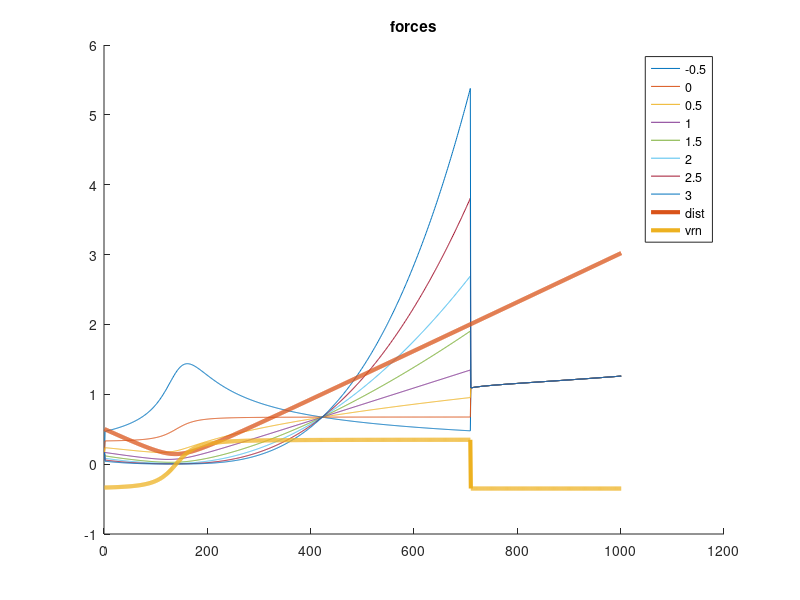
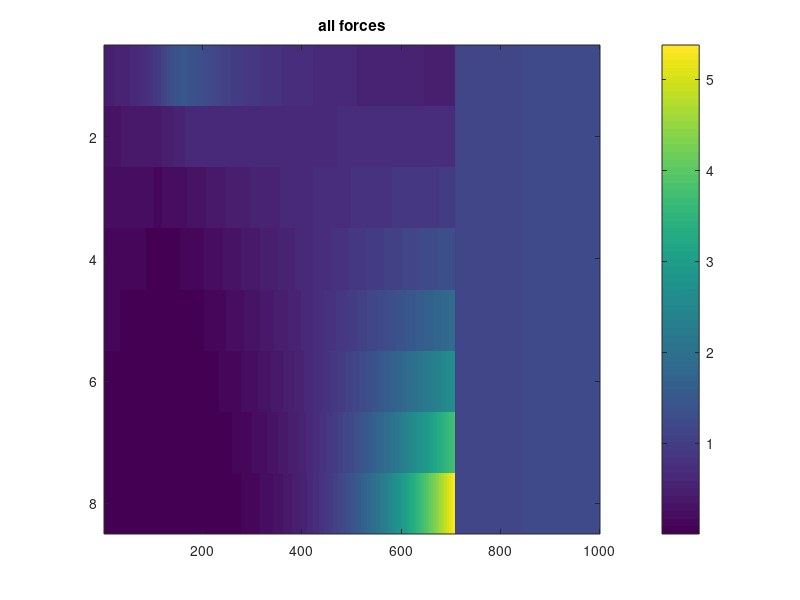
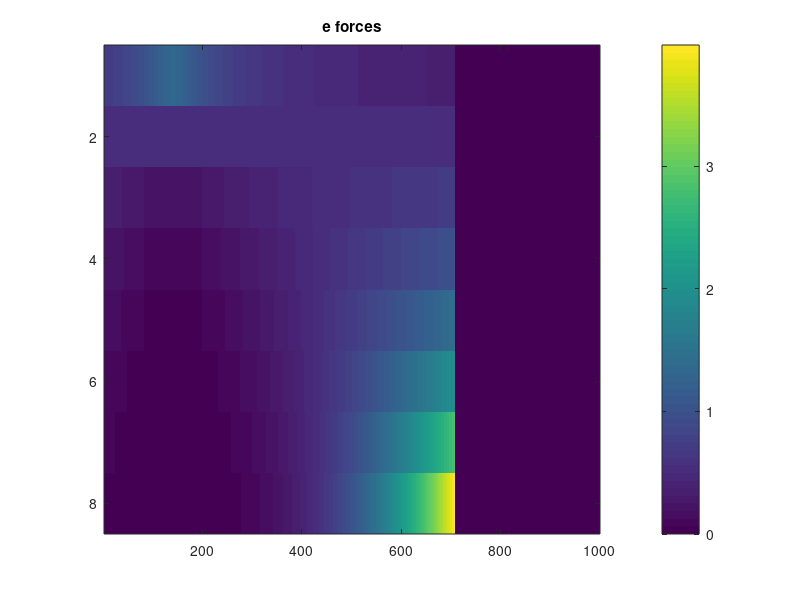
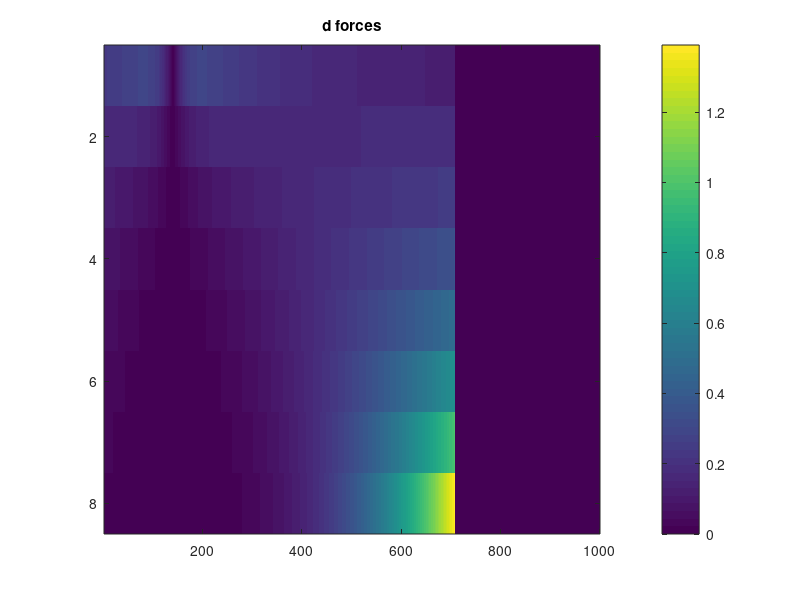

The MATLAB script that drew these images, in order:
clear all
close all
n_particles = 2;
t_max = 10;
dt = 0.01;
t_durn = 0:dt:t_max;


% particle params
m = 1;
k=0.5;
damping_frac = 0.5;
R = 10;

% 
diff_coef = 3.832e-10;
atomic_vol = 1.18e-7;
surface_energy = 0.01;
dihedral_angle = 146*(pi/180); % radians
density = 8920;
kT = 1.38e-23*1e3;

% initial vals
x = zeros(n_particles,length(t_durn));
y = zeros(n_particles,length(t_durn));

vx = zeros(n_particles,length(t_durn));
vy = zeros(n_particles,length(t_durn));

vrn_vec = zeros(1,length(t_durn));

force_e_x = zeros(1,length(t_durn));
force_e_y = zeros(1,length(t_durn));

force_d_x = zeros(1,length(t_durn));
force_d_y = zeros(1,length(t_durn));


force_v_x = zeros(1,length(t_durn));
force_v_y = zeros(1,length(t_durn));

force_s_x = zeros(1,length(t_durn));
force_s_y = zeros(1,length(t_durn));

force_total_x = zeros(1,length(t_durn));
force_total_y = zeros(1,length(t_durn));

a = zeros(1,length(t_durn));


forces_all_order = zeros(length(-0.5:0.5:3), length(t_durn));
e_forces_all_order = zeros(length(-0.5:0.5:3), length(t_durn));
d_forces_all_order = zeros(length(-0.5:0.5:3), length(t_durn));
v_forces_all_order = zeros(length(-0.5:0.5:3), length(t_durn));
s_forces_all_order = zeros(length(-0.5:0.5:3), length(t_durn));


% intialise
x(1,1) = rand;
x(2,1) = rand;

y(1,1) = rand;
y(2,1) = rand;

d = sqrt( (x(1,1) - x(2,1))^2  +  (y(1,1) - y(2,1))^2 );
if d >= 2*R
    while d > 2*R
        x(1,1) = rand;
        x(2,1) = rand;
        
        y(1,1) = rand;
        y(2,1) = rand;
        
        d = sqrt( (x(1,1) - x(2,1))^2  +  (y(1,1) - y(2,1))^2 );
    end
end

vx(1,1) = rand;
vx(2,1) = rand;

vy(1,1) = rand;
vy(2,1) = rand;
% initialize   
t=2; ord = 1;
    d = sqrt( (x(1,t-1) - x(2,t-1))^2  +  (y(1,t-1) - y(2,t-1))^2 );
    force_e = k*(d^ord);
    dx = ( x(1,t-1) - x(2,t-1) );
    dy = ( y(1,t-1) - y(2,t-1) );
    force_e_x(t-1) = force_e*(abs(dx)/d);
    force_e_y(t-1) = force_e*(abs(dy)/d);

    v1x = vx(1,t-1);
    v1y = vy(1,t-1);

    v2x = vx(2,t-1);
    v2y = vy(2,t-1);

    unit_vec = [dx, dy]./d;
    v1n = v1x*unit_vec(1) + v1y*unit_vec(2);
    v2n = v2x*unit_vec(1) + v2y*unit_vec(2);
    vrn = v1n - v2n;
    vrn_vec(t-1) = vrn;

    %     force_d = damping_frac*sqrt(2*m*k)*vrn;
% according to other paper, so that penetration power can be kept at both
% terms
    force_d = damping_frac*(d^ord)*sqrt(2*m*k)*vrn;
    force_d_x(t-1) = force_d*(abs(dx)/d);
    force_d_y(t-1) = force_d*(abs(dy)/d);

    force_total_x(t-1) = force_e_x(t-1) + force_d_x(t-1);
    force_total_y(t-1) = force_e_y(t-1) + force_d_y(t-1);

figure
hold on
 for ord=-0.5:0.5:3
 
 for t=2:length(t_durn)
    d = sqrt( (x(1,t-1) - x(2,t-1))^2  +  (y(1,t-1) - y(2,t-1))^2 );
   
    if d < R/5
            force_e = k*(d^ord);
            dx = ( x(1,t-1) - x(2,t-1) );
            dy = ( y(1,t-1) - y(2,t-1) );
            force_e_x(t) = force_e*(abs(dx)/d);
            force_e_y(t) = force_e*(abs(dy)/d);
        
        
            v1x = vx(1,t-1);
            v1y = vy(1,t-1);
        
            v2x = vx(2,t-1);
            v2y = vy(2,t-1);
        
            unit_vec = [dx, dy]./d;
            v1n = v1x*unit_vec(1) + v1y*unit_vec(2);
            v2n = v2x*unit_vec(1) + v2y*unit_vec(2);
            vrn = v1n - v2n;
            vrn_vec(t) = vrn;
        %     force_d = damping_frac*sqrt(2*m*k)*vrn;
        % according to other paper, so that penetration power can be kept at both
        % terms
            force_d = damping_frac*(d^ord)*sqrt(2*m*k)*vrn;
            force_d_x(t) = force_d*(abs(dx)/d);
            force_d_y(t) = force_d*(abs(dy)/d);
        
            force_total_x(t) = force_e_x(t) + force_d_x(t);
            force_total_y(t) = force_e_y(t) + force_d_y(t);
            
            e_forces_all_order(ord*2 + 2,:) = sqrt( (force_e_x).^2 + (force_e_y).^2  );
            d_forces_all_order(ord*2 + 2,:) = sqrt( (force_d_x).^2 + (force_d_y).^2  );
    else % d > r/2 else
                if a(t-1) == 0
                     a(t-1) = 1.5*rand;               
                end
                
                force_v = (pi*(a(t-1)^4))/(8*((diff_coef*atomic_vol)/(kT)));
                dx = ( x(1,t-1) - x(2,t-1) );
                dy = ( y(1,t-1) - y(2,t-1) );
                force_v_x(t) = force_v*(abs(dx)/d);
                force_v_y(t) = force_v*(abs(dy)/d);


                v1x = vx(1,t-1);
                v1y = vy(1,t-1);
            
                v2x = vx(2,t-1);
                v2y = vy(2,t-1);

                unit_vec = [-dx, -dy]./d;
                v1n = v1x*unit_vec(1) + v1y*unit_vec(2);
                v2n = v2x*unit_vec(1) + v2y*unit_vec(2);
                vrn = v1n - v2n;
                vrn_vec(t) = vrn;
                a(t) = sqrt(a(t-1)^2 -  2*R*vrn*dt);
                
                force_s = pi*(surface_energy)*(4*R*( 1 - 0.5*cos(dihedral_angle/2) ) + a(t-1)*sin(dihedral_angle/2) );
                force_s_x(t) = force_s*(abs(dx)/d);
                force_s_y(t) = force_s*(abs(dy)/d);
                    
                
                force_total_x(t) = force_v_x(t) + force_s_x(t);
                force_total_y(t) = force_v_y(t) + force_s_y(t);
                
                %%%
%                     if force_s_x(t) > 10
%                         disp(ord)
%                     end
%                     if force_s_y(t) > 10
%                         disp(ord)
%                     end

                %%%
v_forces_all_order(ord*2 + 2,:) = sqrt( (force_v_x).^2 + (force_v_y).^2  );
 s_forces_all_order(ord*2 + 2,:) = sqrt( (force_s_x).^2 + (force_s_y).^2  );


    end % d > r/2

    for n=1:n_particles
        vx(n,t) =  vx(n,t-1)+ (  (-1^n)*(force_total_x(t))/m   )*dt;
        vy(n,t) =  vy(n,t-1) + (  (-1^n)*(force_total_y(t))/m   )*dt;
    end
    
    for n=1:n_particles
        x(n,t) = x(n,t-1) + vx(n,t)*dt;
        y(n,t) = y(n,t-1) + vy(n,t)*dt;
    end
 end % t
%  plot(sqrt( (force_e_x + force_d_x).^2 + (force_e_y + force_d_y).^2  ))
 plot(sqrt( (force_total_x).^2 + (force_total_y).^2  ))
 forces_all_order(ord*2 + 2,:) = sqrt( (force_total_x).^2 + (force_total_y).^2  ); 
 
 

 end% end of ord
    plot( sqrt( (x(1,:)-x(2,:)).^2 + (y(1,:)-y(2,:)).^2 ), 'LineWidth',3 )
    plot(vrn_vec,'LineWidth',3)

    legend([strsplit(num2str(-0.5:0.5:3)), 'dist', 'vrn'])
%     ylim([0, 5])
%     xlim([0. 5])
    title('forces')
    hold off

    figure
        imagesc(forces_all_order)
        title('all forces')
        colorbar()
    figure
        imagesc(e_forces_all_order)
        title('e forces')
        colorbar()
    figure
        imagesc(d_forces_all_order)
        title('d forces')
        colorbar()
    figure
        imagesc(v_forces_all_order)
        title('v forces')
        colorbar()
    figure
        imagesc(s_forces_all_order)
        title('s forces')
        colorbar()
        
    
        

 